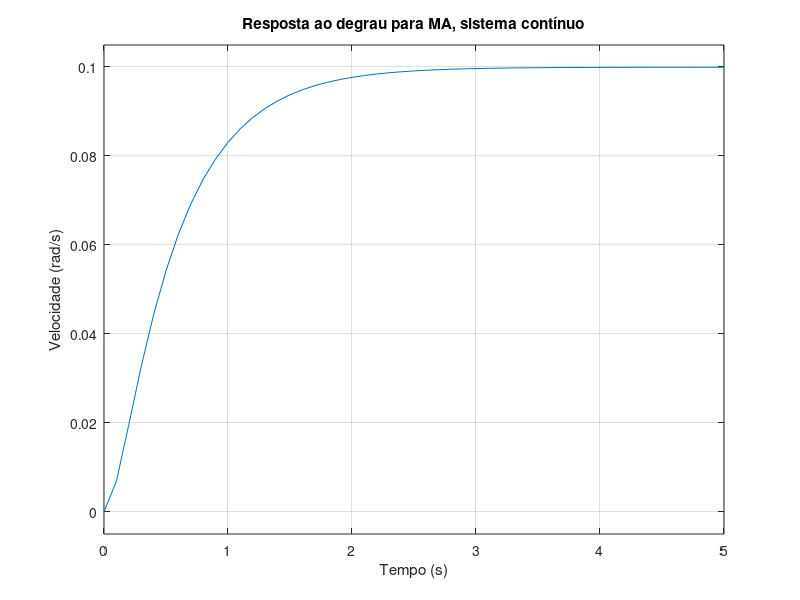

This figure's MATLAB source: (Note: this script raises an error after producing the figure.)
% Controle Digital
% Alunos: Diego Santos / Virgínia Almeida

% Exemplo de projeto de controlador digital pelo lugar das raizes:
% Sistema motor DC;
% No domínio 's', G(s) = K/[(Js + b) * (Ls + R) + K^2];
% Entrada: Tensão
% Saída: Velocidade

close all; clear; clc;

%% Escolha do periodo de amostragem:
J = 0.01;
b = 0.1;
K = 0.01;
R = 1;
L = 0.5;

%% Modelo continuo do processo

% Processo em MA:
num=K;
den = [(J * L) (J * R + L * b) (b * R + K ^ 2)];
Gps = tf(num, den);


% Resposta contínua em malha aberta
figure; step(Gps, 0:0.1:5);
xlabel('Tempo (s)'); ylabel('Velocidade (rad/s)');
title('Resposta ao degrau para MA, sistema contínuo');

%% Modelo discreto do processo:

% Periodo de amostragem
% Calculando pelo tempo de acomodação ts
% ts/15 < T < ts/6 Ou aproximadamente 0.12 < T < 0.3

T = 0.15;

% Planta discreta:
[numz,denz] = c2dm(num,den,T,'zoh');
Gz = c2d(Gps, T, 'zoh');
zpk(Gz);

% Resposta discreta em malha fechada
sys = feedback(Gz, 1);
[y, t] = step(sys, 5);
figure; stairs(t,y);
xlabel('Tempo (s)'); ylabel('Velocidade (rad/s)');
title('Resposta ao degrau para MF, sistema discreto');

%% Especificacoes de desempenho:

Mpmax = 10; % percentual de overshoot
ts = 1.82; % tempo de subida
ta = 3; % tempo de acomodacao

% Regioes que atendem as especificacoes:
zetamin = 0.6*(1 - Mpmax/100); % taxa de amortecimento
wnmin = 1.8/ts; % frequencia natural
zetawnmin = 4.6/ta; % zeta*wn, em que wn esta em rad/s

% Especificacoes (um pouco mais rigoross que valores minimos) que atendem regioes:
zeta = 0.5;
wn = 6.0*T; % em rad
zeta*wn/T; % Observe que  esse valor deve ser > zetawnmin calculado acima
r0 = exp(-zeta*wn); % a regiao interna a esse raio delimita o ta minimo


%% 1) Projeto direto PID:

% Projeto digital usando lugar das raizes:
figure; zgrid; % referencia do grid

Kp = 100;
Ki = 200;
Kd = 10;

[dencz,numcz]=c2dm([1 0],[Kd Kp Ki],T,'tustin'); 

numaz = conv(numz,numcz);
denaz = conv(denz,dencz);
[numaz_cl,denaz_cl] = cloop(numaz,denaz);

[x2] = dstep(numaz_cl,denaz_cl,101);
t=0:0.12:12;
stairs(t,x2)
xlabel('Time (seconds)')
ylabel('Velocity (rad/s)')
title('Stairstep Response:with PID controller')

Dz = tf(numaz, denaz, T);

%2 Considerando compensador estatico

rlocus(numaz,denaz)
title('Root Locus of Compensated System')

dencz = conv([1 -1],[1.6 1]);
numaz = conv(numz,numcz);
denaz = conv(denz,dencz);

figure; rlocus(numaz,denaz)
title('Root Locus of Compensated System');

% Escolher um polo em -0.625 para anular o zero do sistema não compesado

[Kc,poles] = rlocfind(numaz,denaz);

% Um ganho válido gira entorno de 40;
[numaz_cl,denaz_cl] = cloop(Kc*numaz,denaz);
Cz = zpk(tf(numaz_cl,denaz_cl,T));

figure; nyquist(Gz*Cz); grid on;

step(Gz*Cz/(1+Gz*Cz));
xlabel('Tempo (s)'); ylabel('Velocidade (rad/s)');
title('Sistema com controlador PID compensado, Resposta ao degrau para MF');
 